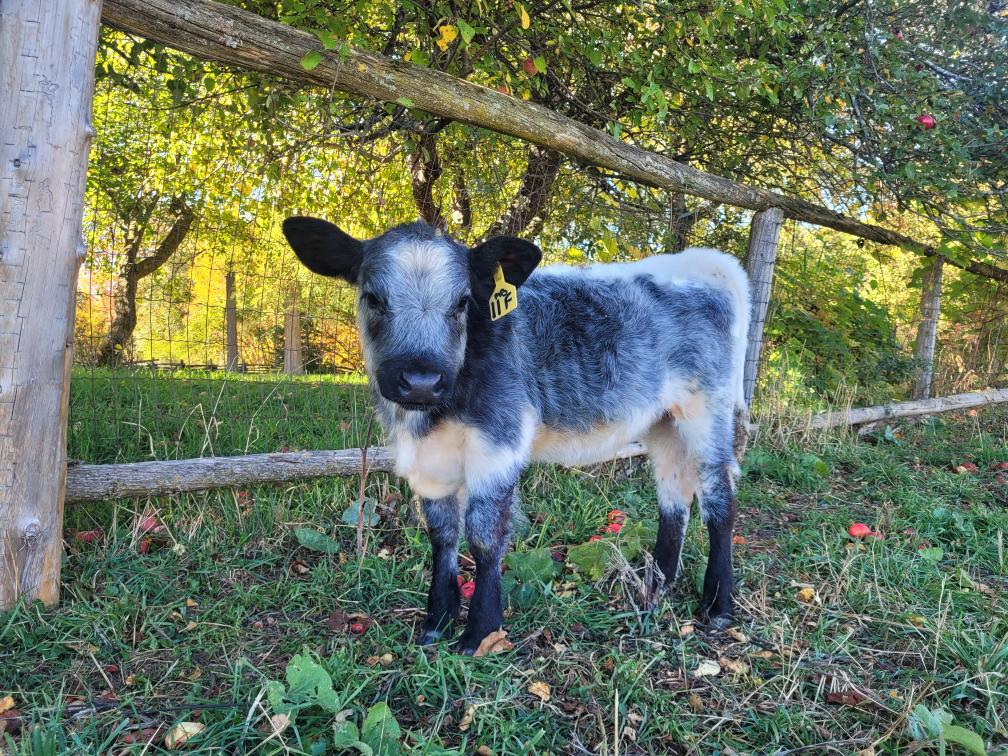
#> input picture data/calf3.jpg, 4032 x 3024 px (shown at 1/4 size)
$ python segment_preprocess_cli.py --input ../../data/calf3.jpg --output out.png
#> lines starting #> are read from the running program, lines starting #| are printed output that depends on the picture
#> in main, img is the input picture: PIL image 4032x3024 RGB; mean R, G, B 105.4, 117.4, 95.7
#| Input: (4032, 3024)
#!/usr/bin/env python3
"""
CLI for preprocessing cropped segments before Marigold.
Adds context padding and optionally upscales.
"""
import argparse
import sys
from pathlib import Path
from PIL import Image, ImageFilter
import shutil


def add_context_padding(cropped_img, padding_percent=10, blur_radius=20):
    """Add blurred padding around segment."""
#> called with padding_percent = 10, blur_radius = 20
    w, h = cropped_img.size
#> w = 4032; h = 3024

    pad_w = int(w * padding_percent / 100)
#> pad_w = 403
    pad_h = int(h * padding_percent / 100)
#> pad_h = 302

    new_w = w + 2 * pad_w
#> new_w = 4838
    new_h = h + 2 * pad_h
#> new_h = 3628

    canvas = Image.new('RGB', (new_w, new_h), color=(128, 128, 128))
#> canvas: PIL image 4838x3628 RGB; every value is 128
    canvas.paste(cropped_img, (pad_w, pad_h))
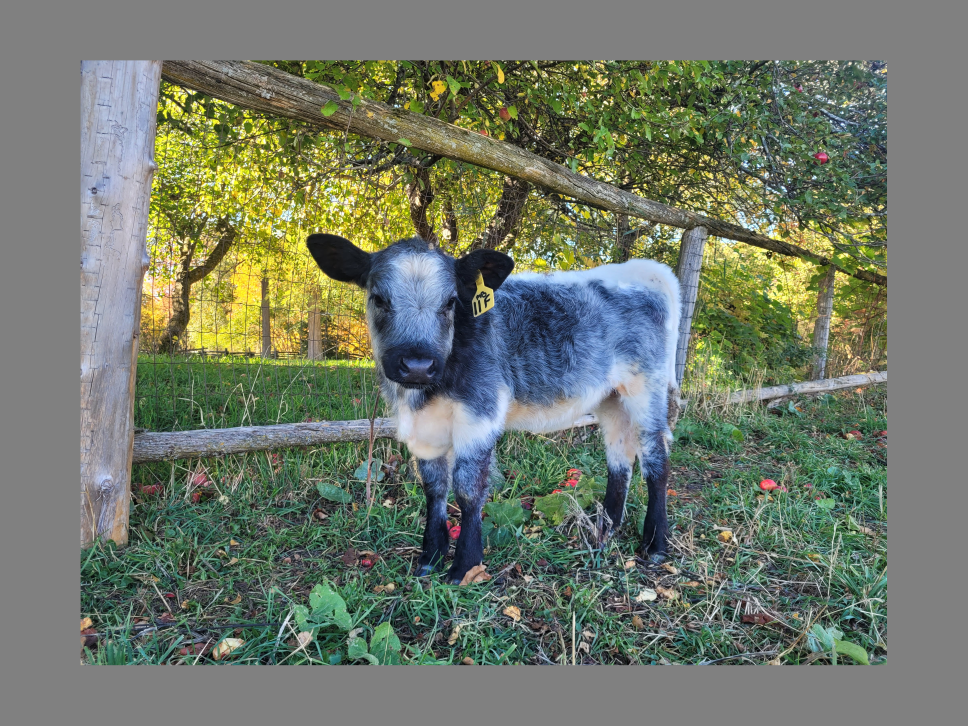
#> canvas: PIL image 4838x3628 RGB (shown at 1/5 size); mean R, G, B 112.3, 120.6, 105.6

    blurred = canvas.filter(ImageFilter.GaussianBlur(blur_radius))
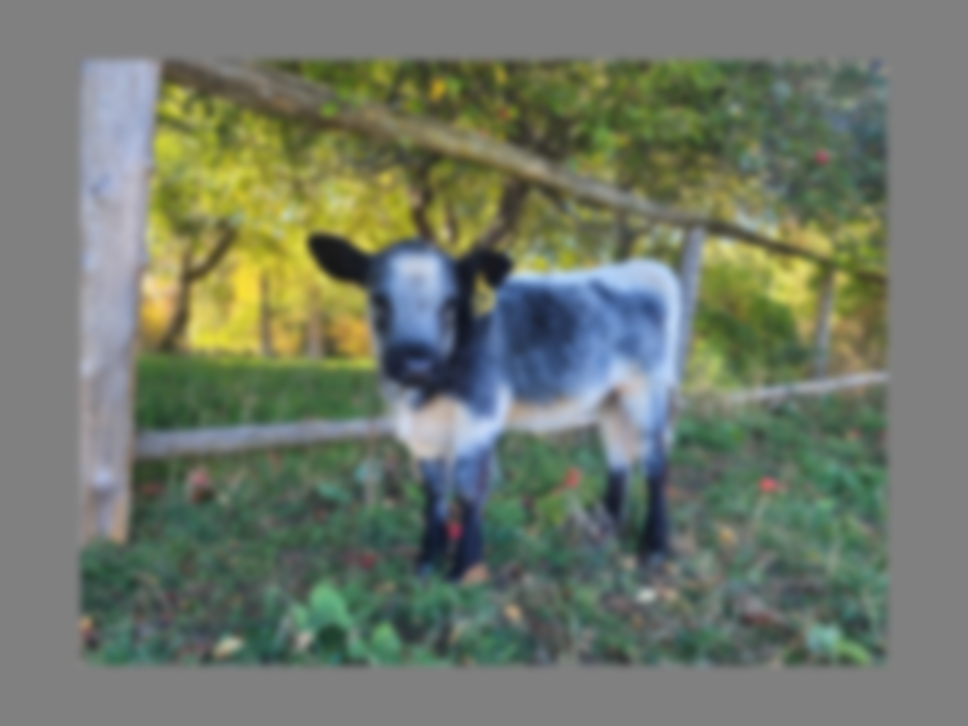
#> blurred: PIL image 4838x3628 RGB (shown at 1/5 size); mean R, G, B 112.3, 120.6, 105.6
    blurred.paste(cropped_img, (pad_w, pad_h))

    return blurred


def upscale_realesrgan(input_path, output_path, scale=4):
    """Upscale with Real-ESRGAN."""
    import subprocess

    realesrgan = shutil.which("realesrgan-ncnn-vulkan") or shutil.which("realesrgan-ncnn-vulkan.exe")

    if not realesrgan:
        raise RuntimeError("Real-ESRGAN not found in PATH")

    cmd = [
        realesrgan,
        "-i", str(input_path),
        "-o", str(output_path),
        "-s", str(scale),
        "-n", "realesrgan-x4plus"
    ]

    print(f"Upscaling {scale}x with Real-ESRGAN...")
    result = subprocess.run(cmd, capture_output=True, text=True)

    if result.returncode != 0:
        raise RuntimeError(f"Real-ESRGAN failed: {result.stderr}")

    return Path(output_path)


def upscale_pillow(input_path, output_path, scale=4):
    """Upscale with Pillow Lanczos."""
    img = Image.open(input_path)
    new_size = (img.width * scale, img.height * scale)

    print(f"Upscaling {scale}x with Pillow (Lanczos)...")
    upscaled = img.resize(new_size, Image.Resampling.LANCZOS)
    upscaled.save(output_path)

    return Path(output_path)


def main():
    parser = argparse.ArgumentParser(description="Preprocess segment for Marigold")
    parser.add_argument("--input", required=True, help="Input cropped segment")
    parser.add_argument("--output", required=True, help="Output preprocessed image")
    parser.add_argument("--padding", type=int, default=10, help="Context padding percent (default: 10)")
    parser.add_argument("--upscale", type=int, default=0, help="Upscale factor (0=none, 2, 4)")
    parser.add_argument("--upscale-method", choices=["realesrgan", "pillow", "auto"], default="auto")
    parser.add_argument("--no-padding", action="store_true", help="Skip padding step")

    args = parser.parse_args()

    try:
        img = Image.open(args.input).convert('RGB')
        print(f"Input: {img.size}")

        # Step 1: Add padding
        if not args.no_padding:
            img = add_context_padding(img, args.padding)
            print(f"After padding: {img.size}")
#| After padding: (4838, 3628)

        # Step 2: Upscale
        if args.upscale > 1:
            temp_path = Path(args.output).parent / "temp_before_upscale.png"
            img.save(temp_path)

            if args.upscale_method == "auto":
                try:
                    upscale_realesrgan(temp_path, args.output, args.upscale)
                except RuntimeError:
                    print("Real-ESRGAN not available, using Pillow")
                    upscale_pillow(temp_path, args.output, args.upscale)
            elif args.upscale_method == "realesrgan":
                upscale_realesrgan(temp_path, args.output, args.upscale)
            else:
                upscale_pillow(temp_path, args.output, args.upscale)

            temp_path.unlink()
        else:
            img.save(args.output)

        final = Image.open(args.output)
        print(f"[OK] Output: {final.size}")
#| [OK] Output: (4838, 3628)
        print(f"     Saved to: {args.output}")

    except Exception as e:
        print(f"[ERROR] {e}")
        import traceback
        traceback.print_exc()
        sys.exit(1)


if __name__ == "__main__":
    main()
